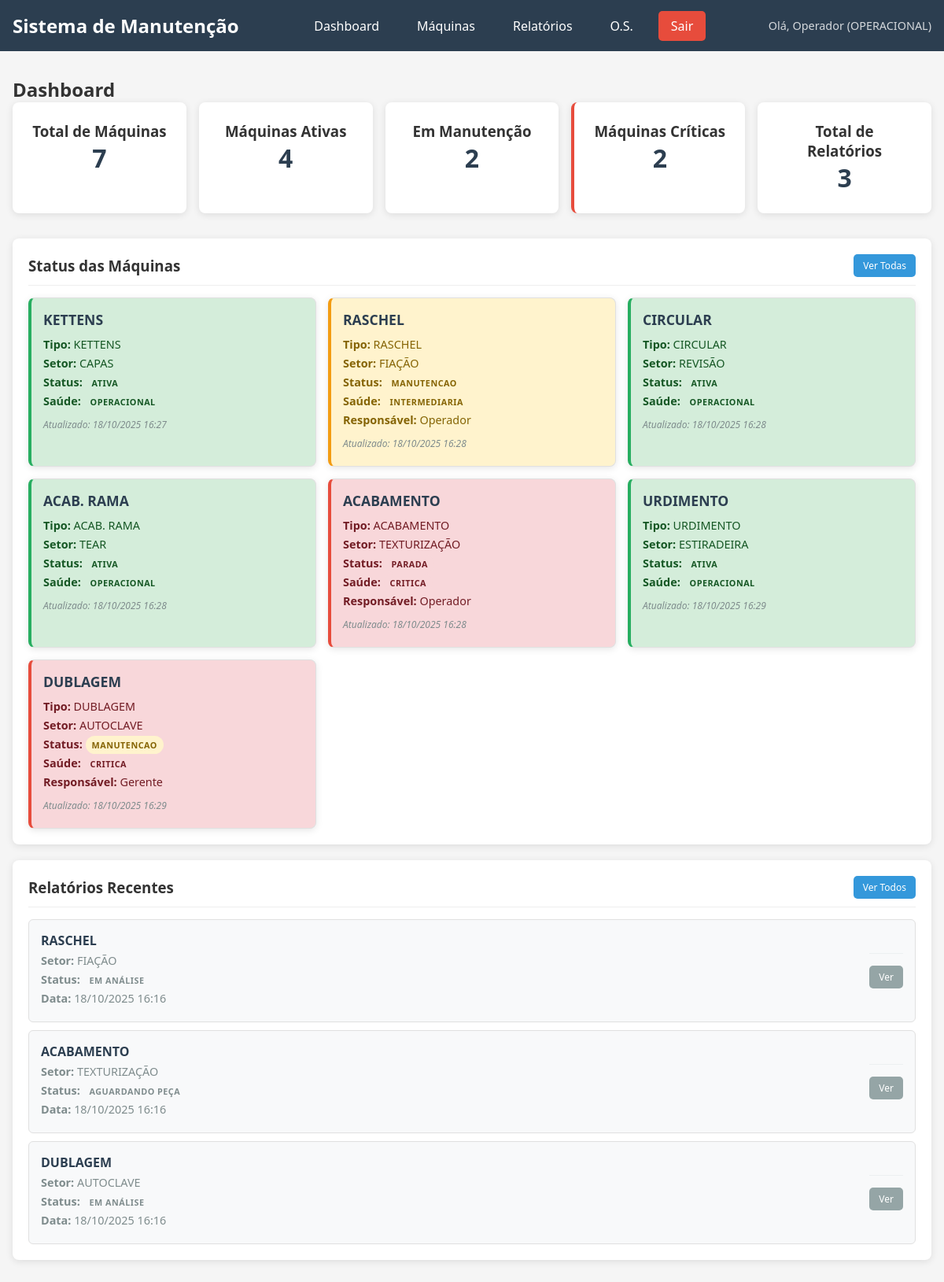
The app's page /views/dashboard.php (signed in) with its own data.
### tables this page shows
CREATE TABLE `maquinas` (
  `id` tinyint(3) UNSIGNED NOT NULL,
  `nome_maquina` varchar(50) NOT NULL,
  `tipo_id` tinyint(3) UNSIGNED NOT NULL,
  `setor_id` tinyint(3) UNSIGNED NOT NULL,
  `status` enum('ATIVA','MANUTENCAO','PARADA','DESLIGADA') DEFAULT 'ATIVA',
  `saude` enum('OPERACIONAL','INTERMEDIARIA','CRITICA') DEFAULT 'OPERACIONAL',
  `assigned_user` int(11) DEFAULT NULL,
  `updated_at` datetime DEFAULT current_timestamp() ON UPDATE current_timestamp()
);

CREATE TABLE `tipos_maquinas` (
  `id` tinyint(3) UNSIGNED NOT NULL,
  `nome_tipo` varchar(50) NOT NULL
);

CREATE TABLE `setores` (
  `id` tinyint(3) UNSIGNED NOT NULL,
  `nome_setor` varchar(50) NOT NULL
);

CREATE TABLE `usuarios` (
  `id` int(11) NOT NULL,
  `nome` varchar(100) NOT NULL,
  `email` varchar(100) DEFAULT NULL,
  `telefone` varchar(20) DEFAULT NULL,
  `senha` varchar(255) NOT NULL,
  `cargo` enum('GERENTE','OPERACIONAL') DEFAULT 'OPERACIONAL',
  `setor_id` tinyint(3) UNSIGNED DEFAULT NULL,
  `created_at` datetime DEFAULT current_timestamp()
);

CREATE TABLE `relatorios` (
  `id` int(11) NOT NULL,
  `maquina_id` tinyint(3) UNSIGNED NOT NULL,
  `criado_por` int(11) DEFAULT NULL,
  `criado_em` datetime DEFAULT current_timestamp(),
  `checklist` longtext DEFAULT NULL CHECK (json_valid(`checklist`)),
  `status_final` enum('Consertada','Inutilizável','Aguardando Peça','Em Análise') DEFAULT 'Em Análise',
  `descricao` text DEFAULT NULL,
  `notificado` tinyint(1) DEFAULT 0
);

### controllers/AuthController.php (called while the page is built, shortened)
<?php
class AuthController {
    public static function getUsuarioLogado() {
        if (isset($_SESSION['usuario_id'])) {
            return [
                'id' => $_SESSION['usuario_id'],
                'nome' => $_SESSION['usuario_nome'],
                'cargo' => $_SESSION['usuario_cargo'],
                'setor_id' => $_SESSION['usuario_setor'],
                'email' => $_SESSION['usuario_email'] ?? null
            ];
        }
        return null;
    }
}
?>

### models/Maquina.php (called while the page is built, shortened)
<?php
class Maquina {
    private $conn;
    private $table_name = "maquinas";
    public function __construct($db) {
        $this->conn = $db;
    }
    public function listar() {
        $query = "SELECT
                    m.id,
                    m.nome_maquina,
                    m.tipo_id,
                    m.setor_id,
                    m.status,
                    m.saude,
                    m.assigned_user,
                    m.updated_at,
                    t.nome_tipo,
                    s.nome_setor,
                    u.nome as usuario_nome
                  FROM " . $this->table_name . " m
                  LEFT JOIN tipos_maquinas t ON m.tipo_id = t.id
                  LEFT JOIN setores s ON m.setor_id = s.id
                  LEFT JOIN usuarios u ON m.assigned_user = u.id
                  ORDER BY m.id ASC";
        try {
            $stmt = $this->conn->prepare($query);
            $stmt->execute();
            return $stmt;
        } catch(PDOException $exception) {
            throw new Exception("Erro ao listar máquinas: " . $exception->getMessage());
        }
    }
    public function contarTotal() {
        $query = "SELECT COUNT(*) as total FROM " . $this->table_name;
        $stmt = $this->conn->prepare($query);
        $stmt->execute();
        $row = $stmt->fetch(PDO::FETCH_ASSOC);
        return $row['total'];
    }
    public function contarPorStatus($status) {
        $query = "SELECT COUNT(*) as total FROM " . $this->table_name . " WHERE status = :status";
        $stmt = $this->conn->prepare($query);
        $stmt->bindParam(":status", $status);
        $stmt->execute();
        $row = $stmt->fetch(PDO::FETCH_ASSOC);
        return $row['total'];
    }
    public function contarPorSaude($saude) {
        $query = "SELECT COUNT(*) as total FROM " . $this->table_name . " WHERE saude = :saude";
        $stmt = $this->conn->prepare($query);
        $stmt->bindParam(":saude", $saude);
        $stmt->execute();
        $row = $stmt->fetch(PDO::FETCH_ASSOC);
        return $row['total'];
    }
}
?>

### models/Relatorio.php (called while the page is built, shortened)
<?php
class Relatorio {
    private $conn;
    private $table_name = "relatorios";
    public function __construct($db) {
        $this->conn = $db;
    }
    public function listar() {
        $query = "SELECT
                    r.id,
                    r.maquina_id,
                    r.criado_por,
                    r.criado_em,
                    r.checklist,
                    r.status_final,
                    r.descricao,
                    r.notificado,
                    m.nome_maquina,
                    t.nome_tipo,
                    s.nome_setor,
                    u.nome as usuario_nome
                  FROM " . $this->table_name . " r
                  LEFT JOIN maquinas m ON r.maquina_id = m.id
                  LEFT JOIN tipos_maquinas t ON m.tipo_id = t.id
                  LEFT JOIN setores s ON m.setor_id = s.id
                  LEFT JOIN usuarios u ON r.criado_por = u.id
                  ORDER BY r.criado_em DESC";
        try {
            $stmt = $this->conn->prepare($query);
            $stmt->execute();
            return $stmt;
        } catch(PDOException $exception) {
            throw new Exception("Erro ao listar relatórios: " . $exception->getMessage());
        }
    }
    public function contarTotal() {
        $query = "SELECT COUNT(*) as total FROM " . $this->table_name;
        $stmt = $this->conn->prepare($query);
        $stmt->execute();
        $row = $stmt->fetch(PDO::FETCH_ASSOC);
        return $row['total'];
    }
}
?>

### views/dashboard.php (the view, shortened to what this page needs)
<?php
require_once '../controllers/AuthController.php';
$usuarioLogado = AuthController::getUsuarioLogado();
require_once '../config/database.php';
require_once '../models/Maquina.php';
require_once '../models/Relatorio.php';
try {
    $db = DatabaseConfig::getConnection();
    $maquina = new Maquina($db);
    $stmt_maquinas = $maquina->listar();
    $maquinas = $stmt_maquinas->fetchAll(PDO::FETCH_ASSOC);
    $relatorio = new Relatorio($db);
    $stmt_relatorios = $relatorio->listar();
    $relatorios = $stmt_relatorios->fetchAll(PDO::FETCH_ASSOC);
    $total_maquinas = $maquina->contarTotal();
    $maquinas_ativas = $maquina->contarPorStatus('ATIVA');
    $maquinas_manutencao = $maquina->contarPorStatus('MANUTENCAO');
    $maquinas_criticas = $maquina->contarPorSaude('CRITICA');
    $total_relatorios = $relatorio->contarTotal();
} catch(Exception $e) {
    $error = "Erro ao carregar dados: " . $e->getMessage();
    $maquinas = [];
    $relatorios = [];
    $total_maquinas = 0;
    $maquinas_ativas = 0;
    $maquinas_manutencao = 0;
    $maquinas_criticas = 0;
    $total_relatorios = 0;
}
?>
<!DOCTYPE html>
<html lang="pt-BR">
<head>
    <link rel="stylesheet" href="../css/style.css">
</head>
<body>
    <header class="header">
        <div class="header-content">
            <h1 class="logo">Sistema de Manutenção</h1>
            <nav class="nav">
    <ul>
        <li><a href="dashboard.php">Dashboard</a></li>
        <li><a href="maquinas/listar.php">Máquinas</a></li>
        <li><a href="relatorios/listar.php">Relatórios</a></li>
        <li><a href="ordens_servico/listar.php">O.S.</a></li>
        <li><a href="../logout.php" class="logout-btn">Sair</a></li>
    </ul>
</nav>
            <div class="user-info">
                <span>Olá, <?php echo htmlspecialchars($usuarioLogado['nome']); ?> (<?php echo $usuarioLogado['cargo']; ?>)</span>
            </div>
        </div>
    </header>
    <main class="main-content">
        <div class="dashboard">
            <h2>Dashboard</h2>
            <div class="stats-grid">
                <div class="stat-card">
                    <h3>Total de Máquinas</h3>
                    <span class="stat-number"><?php echo $total_maquinas; ?></span>
                </div>
                <div class="stat-card">
                    <h3>Máquinas Ativas</h3>
                    <span class="stat-number"><?php echo $maquinas_ativas; ?></span>
                </div>
                <div class="stat-card">
                    <h3>Em Manutenção</h3>
                    <span class="stat-number"><?php echo $maquinas_manutencao; ?></span>
                </div>
                <div class="stat-card critical">
                    <h3>Máquinas Críticas</h3>
                    <span class="stat-number"><?php echo $maquinas_criticas; ?></span>
                </div>
                <div class="stat-card">
                    <h3>Total de Relatórios</h3>
                    <span class="stat-number"><?php echo $total_relatorios; ?></span>
                </div>
            </div>
            <div class="dashboard-section">
                <div class="section-header">
                    <h3>Status das Máquinas</h3>
                    <a href="maquinas/listar.php" class="btn btn-sm btn-primary">Ver Todas</a>
                </div>
                <?php if(count($maquinas) > 0): ?>
                    <div class="machines-grid">
                        <?php foreach($maquinas as $maq): ?>
                            <div class="machine-card status-<?php echo strtolower($maq['status']); ?> saude-<?php echo strtolower($maq['saude']); ?>">
                                <h4><?php echo htmlspecialchars($maq['nome_maquina']); ?></h4>
                                <p><strong>Tipo:</strong> <?php echo htmlspecialchars($maq['nome_tipo']); ?></p>
                                <p><strong>Setor:</strong> <?php echo htmlspecialchars($maq['nome_setor']); ?></p>
                                <p><strong>Status:</strong>
                                    <span class="status-badge status-<?php echo strtolower($maq['status']); ?>">
                                        <?php echo $maq['status']; ?>
                                    </span>
                                </p>
                                <p><strong>Saúde:</strong>
                                    <span class="saude-badge saude-<?php echo strtolower($maq['saude']); ?>">
                                        <?php echo $maq['saude']; ?>
                                    </span>
                                </p>
                                <?php if(!empty($maq['usuario_nome'])): ?>
                                    <p><strong>Responsável:</strong> <?php echo htmlspecialchars($maq['usuario_nome']); ?></p>
                                <?php endif; ?>
                                <p class="update-time"><small>Atualizado: <?php echo date('d/m/Y H:i', strtotime($maq['updated_at'])); ?></small></p>
                            </div>
                        <?php endforeach; ?>
                    </div>
                <?php else: ?>
                    <div class="no-data">
                        <p>Nenhuma máquina cadastrada</p>
                    </div>
                <?php endif; ?>
            </div>
            <div class="dashboard-section">
                <div class="section-header">
                    <h3>Relatórios Recentes</h3>
                    <a href="relatorios/listar.php" class="btn btn-sm btn-primary">Ver Todos</a>
                </div>
                <?php if(count($relatorios) > 0): ?>
                    <div class="reports-list">
                        <?php
                        $recentes = array_slice($relatorios, 0, 5);
                        foreach($recentes as $rel):
                        ?>
                            <div class="report-item">
                                <div class="report-info">
                                    <h4><?php echo htmlspecialchars($rel['nome_maquina']); ?></h4>
                                    <p><strong>Setor:</strong> <?php echo htmlspecialchars($rel['nome_setor']); ?></p>
                                    <p><strong>Status:</strong>
                                        <span class="status-badge status-<?php echo strtolower(str_replace(' ', '-', $rel['status_final'])); ?>">
                                            <?php echo $rel['status_final']; ?>
                                        </span>
                                    </p>
                                    <p><strong>Data:</strong> <?php echo date('d/m/Y H:i', strtotime($rel['criado_em'])); ?></p>
                                </div>
                                <div class="report-actions">
                                    <a href="relatorios/visualizar.php?id=<?php echo $rel['id']; ?>" class="btn btn-sm btn-secondary">Ver</a>
                                </div>
                            </div>
                        <?php endforeach; ?>
                    </div>
                <?php else: ?>
                    <div class="no-data">
                        <p>Nenhum relatório encontrado</p>
                    </div>
                <?php endif; ?>
            </div>
        </div>
    </main>
</body>
</html>

### records on screen
maquinas: nome_maquina "KETTENS", tipo.nome_tipo "KETTENS", setor.nome_setor "CAPAS", status "ATIVA", saude "OPERACIONAL", updated_at "18/10/2025 16:27"
maquinas: nome_maquina "RASCHEL", tipo.nome_tipo "RASCHEL", setor.nome_setor "FIAÇÃO", status "MANUTENCAO", saude "INTERMEDIARIA", assigned_user.nome "Operador", updated_at "18/10/2025 16:28"
maquinas: nome_maquina "CIRCULAR", tipo.nome_tipo "CIRCULAR", setor.nome_setor "REVISÃO", status "ATIVA", saude "OPERACIONAL", updated_at "18/10/2025 16:28"
maquinas: nome_maquina "ACAB. RAMA", tipo.nome_tipo "ACAB. RAMA", setor.nome_setor "TEAR", status "ATIVA", saude "OPERACIONAL", updated_at "18/10/2025 16:28"
maquinas: nome_maquina "ACABAMENTO", tipo.nome_tipo "ACABAMENTO", setor.nome_setor "TEXTURIZAÇÃO", status "PARADA", saude "CRITICA", assigned_user.nome "Operador", updated_at "18/10/2025 16:28"
maquinas: nome_maquina "URDIMENTO", tipo.nome_tipo "URDIMENTO", setor.nome_setor "ESTIRADEIRA", status "ATIVA", saude "OPERACIONAL", updated_at "18/10/2025 16:29"
maquinas: nome_maquina "DUBLAGEM", tipo.nome_tipo "DUBLAGEM", setor.nome_setor "AUTOCLAVE", status "MANUTENCAO", saude "CRITICA", assigned_user.nome "Gerente", updated_at "18/10/2025 16:29"
relatorios: maquina.nome_maquina "RASCHEL", setores.nome_setor "FIAÇÃO", status_final "EM ANÁLISE", criado_em "18/10/2025 16:16"
relatorios: maquina.nome_maquina "ACABAMENTO", setores.nome_setor "TEXTURIZAÇÃO", status_final "AGUARDANDO PEÇA", criado_em "18/10/2025 16:16"
relatorios: maquina.nome_maquina "DUBLAGEM", setores.nome_setor "AUTOCLAVE", status_final "EM ANÁLISE", criado_em "18/10/2025 16:16"

### other values on screen
$usuarioLogado['nome'] "Operador"
$usuarioLogado['cargo'] "OPERACIONAL"
$total_maquinas "7"
$maquinas_ativas "4"
$maquinas_manutencao "2"
$maquinas_criticas "2"
$total_relatorios "3"
